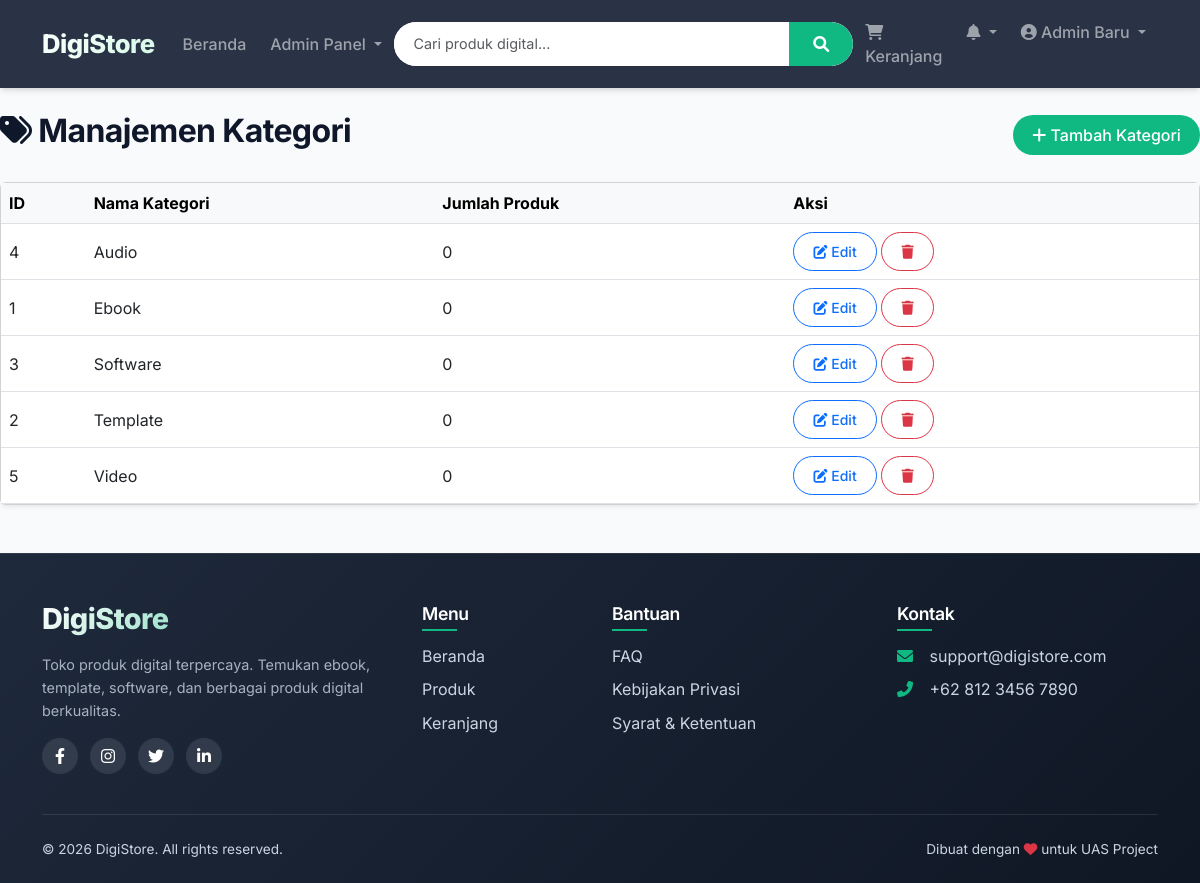
Screenshot of /index.php?url=admin/categories (signed in) with the database file from the repository.
### tables this page shows
CREATE TABLE IF NOT EXISTS categories (
    id INT AUTO_INCREMENT PRIMARY KEY,
    name VARCHAR(50) NOT NULL,
    created_at TIMESTAMP DEFAULT CURRENT_TIMESTAMP
);

### src/controllers/AdminController.php (called while the page is built, shortened)
<?php
require_once __DIR__ . '/../models/Category.php';
class AdminController {
    private $userModel, $categoryModel, $productModel, $orderModel, $pdo;
    public function __construct($pdo) {
        $this->categoryModel = new Category($pdo);
    }
    public function categories() {
        $categories = $this->categoryModel->getAll();
        include __DIR__ . '/../views/admin/categories.php';
    }
}
?>

### src/models/Category.php (called while the page is built, shortened)
<?php
class Category {
    private $pdo;
    public function __construct($pdo) {
        $this->pdo = $pdo;
    }
    public function getAll() {
        $stmt = $this->pdo->query("SELECT * FROM categories ORDER BY name ASC");
        return $stmt->fetchAll(PDO::FETCH_ASSOC);
    }
}

### src/views/admin/categories.php (the view, shortened to what this page needs)
<?php
$categories = $categories ?? [];
include __DIR__ . '/../templates/header.php';
?>
<div class="d-flex justify-content-between align-items-center mb-4">
    <h2><i class="fas fa-tags"></i> Manajemen Kategori</h2>
    <button type="button" class="btn btn-primary" data-bs-toggle="modal" data-bs-target="#addCategoryModal">
        <i class="fas fa-plus"></i> Tambah Kategori
    </button>
</div>
<div class="card shadow-sm">
    <div class="card-body p-0">
        <div class="table-responsive">
            <table class="table table-hover align-middle mb-0">
                <thead class="table-light">
                    <tr><th>ID</th><th>Nama Kategori</th><th>Jumlah Produk</th><th>Aksi</th></tr>
                </thead>
                <tbody>
                    <?php if (empty($categories)): ?>
                        <tr><td colspan="4" class="text-center py-3">Belum ada kategori.</td></tr>
                    <?php else: ?>
                        <?php foreach ($categories as $cat): ?>
                        <tr>
                            <td><?= $cat['id'] ?></td>
                            <td><?= htmlspecialchars($cat['name']) ?></td>
                            <td><?= $cat['product_count'] ?? 0 ?></td>
                            <td>
                                <a href="index.php?url=admin/editCategoryForm/<?= $cat['id'] ?>" class="btn btn-sm btn-outline-primary">
                                    <i class="fas fa-edit"></i> Edit
                                </a>
                                <a href="index.php?url=admin/deleteCategory/<?= $cat['id'] ?>" class="btn btn-sm btn-outline-danger" onclick="return confirm('Hapus kategori ini?')">
                                    <i class="fas fa-trash"></i>
                                </a>
                            </td>
                        </tr>
                        <?php endforeach; ?>
                    <?php endif; ?>
                </tbody>
            </table>
        </div>
    </div>
</div>
<?php include __DIR__ . '/../templates/footer.php'; ?>

### public/assets/css/style.css (style rules this page uses)
:root { --primary: #10B981; --primary-dark: #059669; --primary-light: #D1FAE5; --secondary: #1E293B; --bg-light: #F8FAFC; --bg-card: #FFFFFF; --text-dark: #0F172A; --text-gray: #475569; --border: #E2E8F0; --shadow-sm: 0 1px 2px 0 rgb(0 0 0 / 0.05); --shadow-md: 0 4px 6px -1px rgb(0 0 0 / 0.1), 0 2px 4px -2px rgb(0 0 0 / 0.1); --shadow-lg: 0 10px 15px -3px rgb(0 0 0 / 0.1), 0 4px 6px -4px rgb(0 0 0 / 0.1); --shadow-xl: 0 20px 25px -5px rgb(0 0 0 / 0.1), 0 8px 10px -6px rgb(0 0 0 / 0.1); }
* { margin: 0; padding: 0; box-sizing: border-box; }
body { font-family: 'Inter', system-ui, -apple-system, 'Segoe UI', Roboto, Helvetica, Arial, sans-serif; background: var(--bg-light); color: var(--text-dark); line-height: 1.5; scroll-behavior: smooth; }
h1, h2, h3, h4, h5, h6 { font-weight: 700; letter-spacing: -0.02em; }
.btn { border-radius: 60px; padding: 0.5rem 1.2rem; font-weight: 500; transition: all 0.2s; }
.btn-primary { background: var(--primary); border: none; }

### rows the page displays
categories: id "4", name "Audio", product_count "0"
categories: id "1", name "Ebook", product_count "0"
categories: id "3", name "Software", product_count "0"
categories: id "2", name "Template", product_count "0"
categories: id "5", name "Video", product_count "0"

### other values shown
$_SESSION['name'] "Admin Baru"
